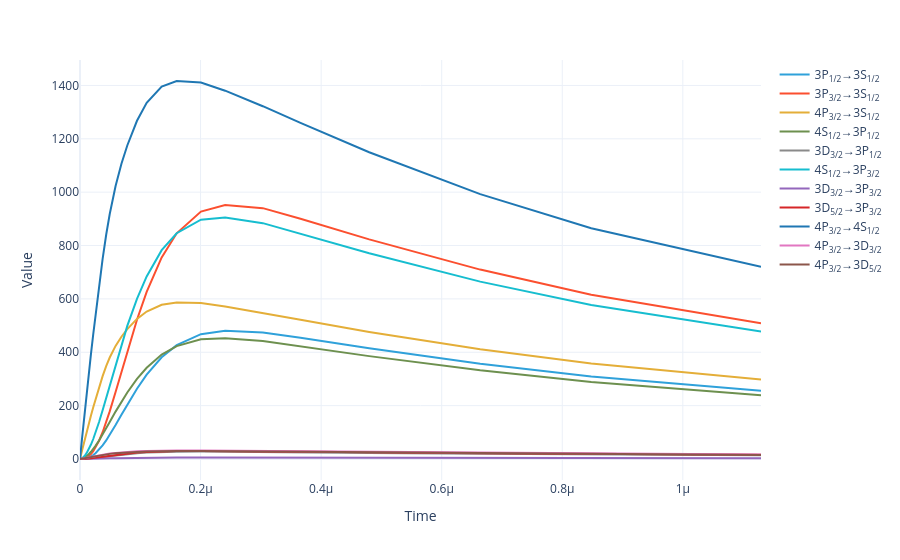

Notebook code for this chart:
### Markdown cell above
Plot the return flux for each transition:

### Code cell
model.total_flux(sol).visualize()
